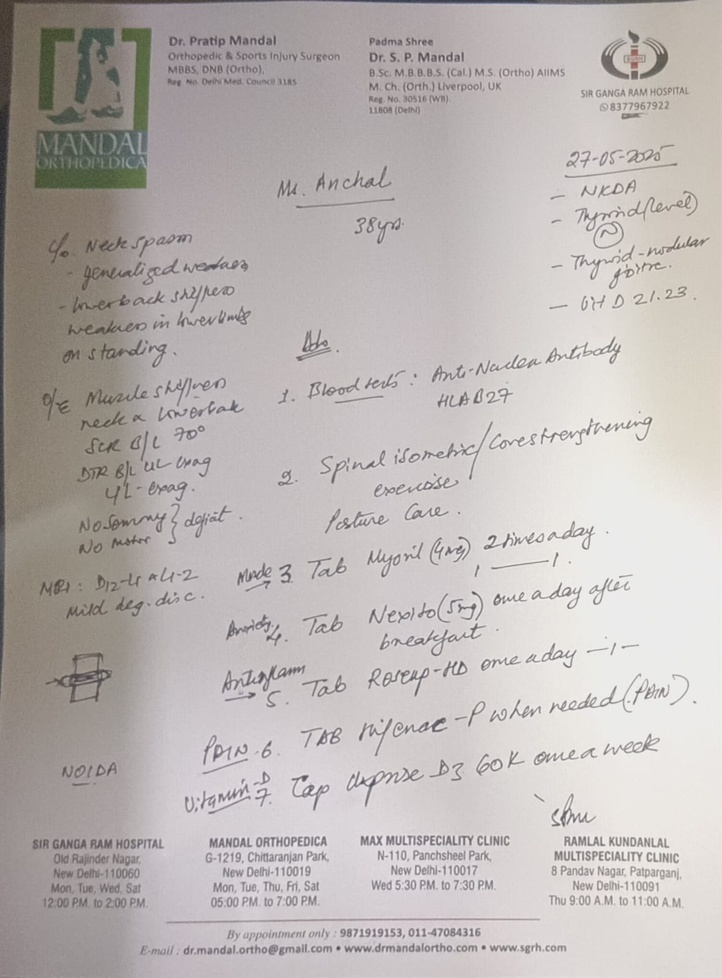
#> input picture attached_assets/pres5_1757838184063.jpeg, 722 x 978 px, shrunk from 1181 x 1600 before the run
$ python debug_ocr.py
#> lines starting #> are read from the running program, lines starting #| are printed output that depends on the picture; after the words box and inside, x2 and y2 are one past the last pixel; in counts of white or black regions, pixels touching at a corner belong together
#!/usr/bin/env python3
"""
OCR Debug Script
Tests OCR extraction on a specific prescription image to debug issues.
"""

import os
import cv2
import numpy as np
from PIL import Image
import pytesseract

def preprocess_image_debug(image_path):
    """Preprocess image with debugging output"""
#> called with image_path = 'attached_assets/pres5_1757838184063.jpeg'
    print(f"Processing image: {image_path}")

    # Check if file exists
    if not os.path.exists(image_path):
        print(f"❌ File not found: {image_path}")
        return None

    # Read image
    img = cv2.imread(image_path)
#> img is the input picture: shape (978, 722, 3); mean B, G, R 180.2, 182.1, 188

    if img is None:
        print(f"❌ Could not load image: {image_path}")
        return None

    print(f"✅ Image loaded successfully: {img.shape}")
#| ✅ Image loaded successfully: (978, 722, 3)

    # Convert to grayscale
    gray = cv2.cvtColor(img, cv2.COLOR_BGR2GRAY)
    print(f"✅ Converted to grayscale: {gray.shape}")
#| ✅ Converted to grayscale: (978, 722)

    # Apply Gaussian blur to reduce noise
    blurred = cv2.GaussianBlur(gray, (5, 5), 0)
    print("✅ Applied Gaussian blur")

    # Apply multiple thresholding techniques for better text detection
    # Method 1: Otsu threshold
    _, thresh_otsu = cv2.threshold(blurred, 0, 255, cv2.THRESH_BINARY + cv2.THRESH_OTSU)
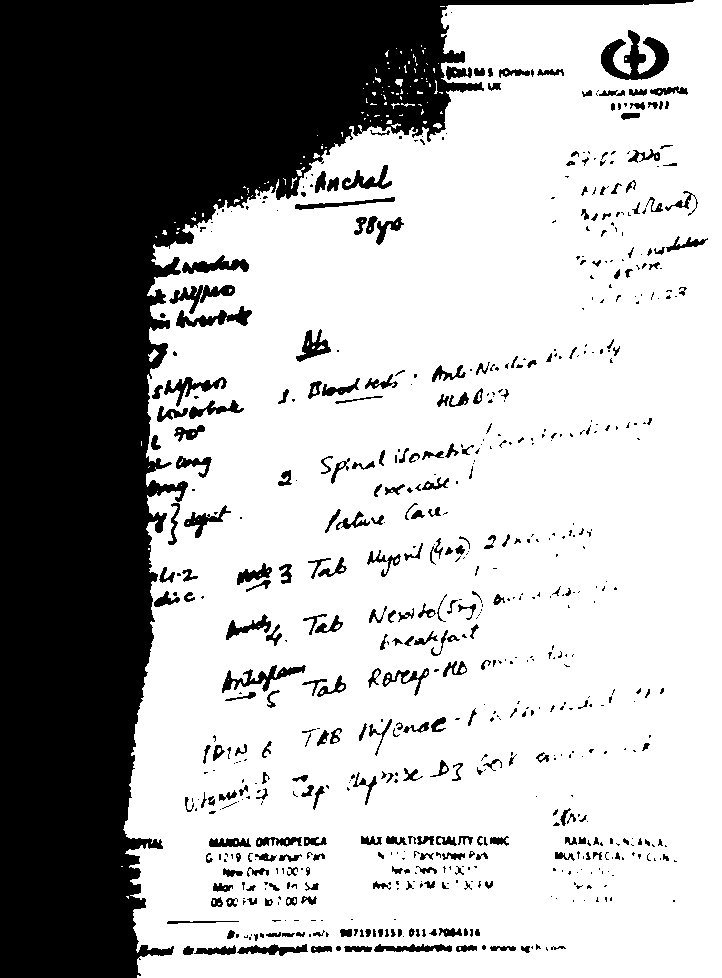
#> thresh_otsu: shape (978, 722); 67.5% white; 677 black regions (388 under 20 px), largest, box (x1, y1, x2, y2) and area: (0, 0, 694, 978) 197912, (601, 30, 669, 80) 1651, (222, 665, 306, 693) 719
    print("✅ Applied Otsu threshold")

    # Method 2: Adaptive threshold
    thresh_adaptive = cv2.adaptiveThreshold(blurred, 255, cv2.ADAPTIVE_THRESH_GAUSSIAN_C,
                                          cv2.THRESH_BINARY, 11, 2)
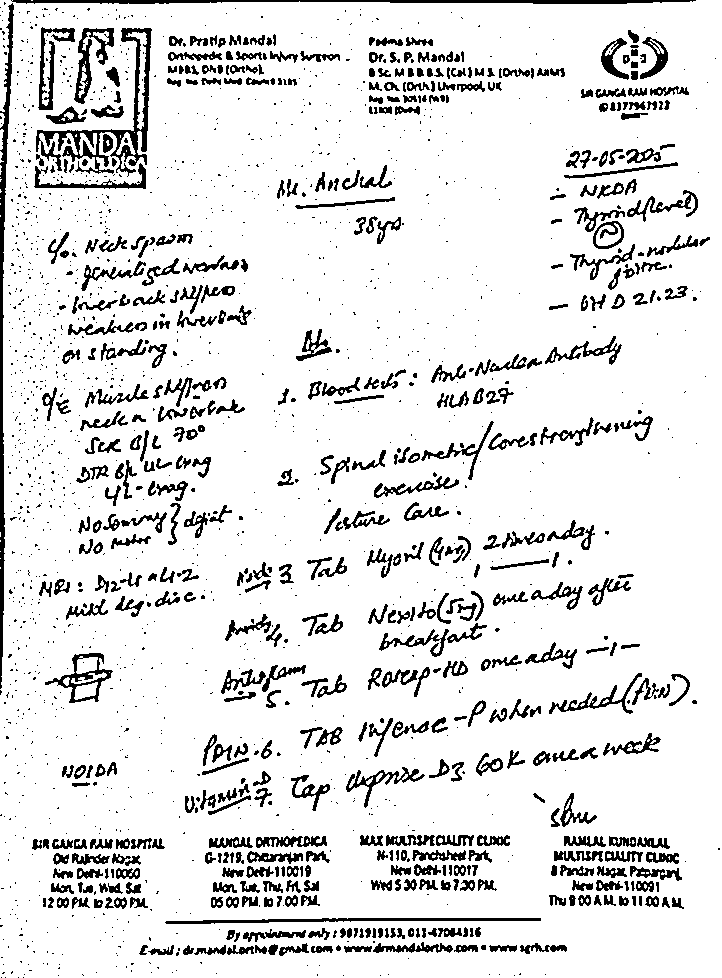
#> thresh_adaptive: shape (978, 722); 88.8% white; 1909 black regions (1362 under 20 px), largest, box (x1, y1, x2, y2) and area: (36, 28, 152, 177) 3042, (0, 3, 14, 689) 2658, (11, 0, 696, 4) 1970
    print("✅ Applied adaptive threshold")

    # Combine both methods by taking intersection (AND operation)
    combined_thresh = cv2.bitwise_and(thresh_otsu, thresh_adaptive)
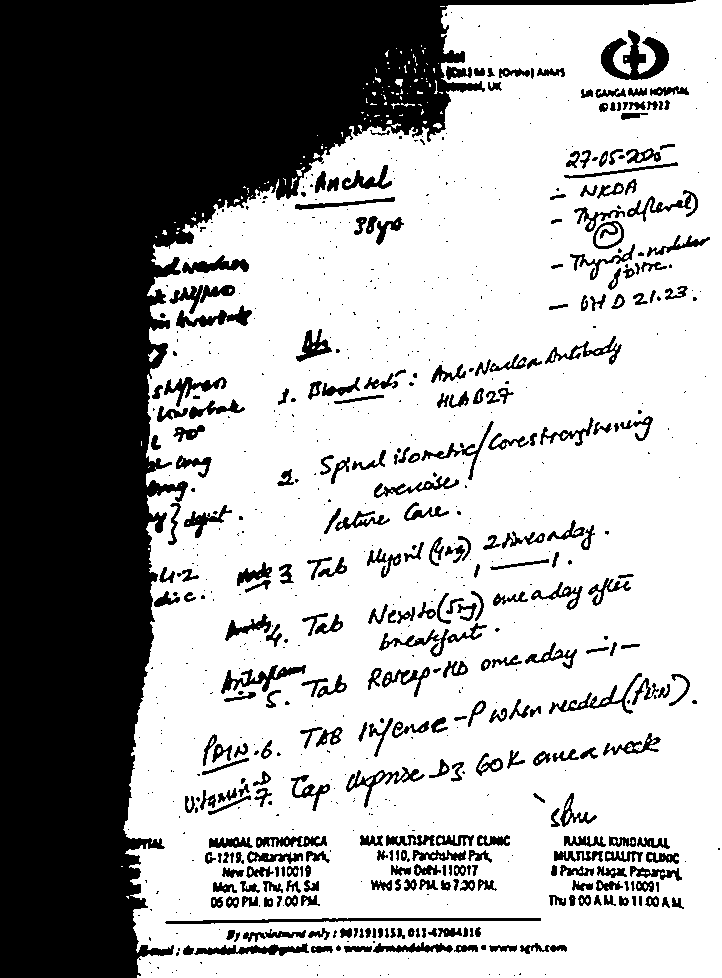
#> combined_thresh: shape (978, 722); 64.5% white; 784 black regions (466 under 20 px), largest, box (x1, y1, x2, y2) and area: (0, 0, 696, 978) 197950, (601, 30, 669, 80) 1681, (165, 918, 541, 924) 1146
    print("✅ Combined thresholds")

    # Morphological operations to clean up the image
    kernel = np.ones((3, 3), np.uint8)
    processed = cv2.morphologyEx(combined_thresh, cv2.MORPH_CLOSE, kernel)
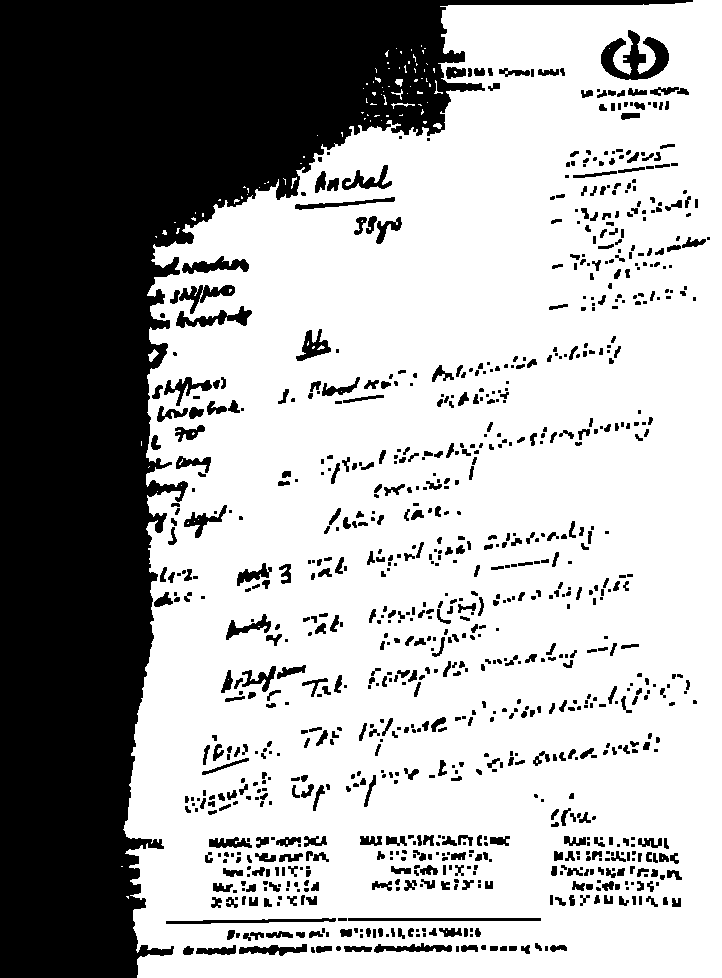
#> processed: shape (978, 722); 66.1% white; 974 black regions (411 under 20 px), largest, box (x1, y1, x2, y2) and area: (0, 0, 693, 978) 197525, (601, 30, 669, 80) 1669, (176, 306, 252, 328) 679
    print("✅ Applied morphological operations")

    # Save processed image for inspection
    root, ext = os.path.splitext(image_path)
    processed_path = f"{root}_processed{ext}"
    cv2.imwrite(processed_path, processed)
    print(f"✅ Saved processed image: {processed_path}")

    return processed_path

def extract_text_debug(image_path):
    """Extract text with debugging output"""
    print(f"\n🔍 Starting OCR extraction on: {image_path}")

    try:
        # Preprocess image
        processed_path = preprocess_image_debug(image_path)

        if not processed_path:
            return ""

        # Test different OCR configurations
        configs = [
            '--oem 3 --psm 6',  # Default
            '--oem 3 --psm 4',  # Single column
            '--oem 3 --psm 8',  # Single word
            '--oem 3 --psm 11', # Sparse text
            '--oem 3 --psm 12', # Sparse text with OSD
        ]

        best_text = ""
        best_config = ""

        for config in configs:
            try:
                print(f"Testing config: {config}")
                text = pytesseract.image_to_string(Image.open(processed_path), config=config)
                text = text.strip()

                print(f"  Characters extracted: {len(text)}")
                print(f"  Lines: {len(text.splitlines())}")

                if len(text) > len(best_text):
                    best_text = text
                    best_config = config

            except Exception as e:
                print(f"  Error with config {config}: {e}")

        print(f"\n✅ Best config: {best_config}")
        print(f"✅ Best result: {len(best_text)} characters")

        # Try original image too
        print(f"\n🔍 Testing OCR on original image...")
        try:
            original_text = pytesseract.image_to_string(Image.open(image_path), config='--oem 3 --psm 6')
            original_text = original_text.strip()
            print(f"Original image result: {len(original_text)} characters")

            if len(original_text) > len(best_text):
                best_text = original_text
                print("✅ Original image worked better!")
        except Exception as e:
            print(f"Error with original image: {e}")

        # Clean up processed image
        if processed_path and os.path.exists(processed_path):
            os.remove(processed_path)

        return best_text

    except Exception as e:
        print(f"❌ OCR Error: {str(e)}")
        return ""

def main():
    image_path = "attached_assets/pres5_1757838184063.jpeg"

    print("🏥 Prescription OCR Debug Tool")
    print("=" * 50)

    # Extract text
    extracted_text = extract_text_debug(image_path)

    print("\n" + "=" * 50)
    print("📝 EXTRACTED TEXT:")
    print("=" * 50)

    if extracted_text:
        print(extracted_text)
        print(f"\n📊 STATISTICS:")
        print(f"Total characters: {len(extracted_text)}")
        print(f"Total lines: {len(extracted_text.splitlines())}")
        print(f"Words: {len(extracted_text.split())}")

        # Check for common prescription terms
        prescription_keywords = [
            'mg', 'ml', 'tablet', 'capsule', 'dose', 'daily', 'twice', 'morning',
            'evening', 'before', 'after', 'meal', 'doctor', 'patient', 'pharmacy',
            'prescription', 'rx', 'sig:', 'qty', 'refill'
        ]

        found_keywords = []
        text_lower = extracted_text.lower()
        for keyword in prescription_keywords:
            if keyword in text_lower:
                found_keywords.append(keyword)

        print(f"Prescription keywords found: {found_keywords}")

        if not found_keywords:
            print("⚠️  No prescription keywords detected - this might not be a prescription image")

    else:
        print("❌ No text extracted!")
        print("\n🔧 TROUBLESHOOTING:")
        print("1. Check if the image is clear and well-lit")
        print("2. Ensure text is not too small or blurry")
        print("3. Try a different image format (PNG works better than JPEG)")
        print("4. Make sure the prescription is not handwritten")

if __name__ == "__main__":
    main()
#> (the call stopped at in extract_text_debug, `text = pytesseract.image_to_string(Image.open(processed_path), config=..`: pytesseract is not available in this run)
